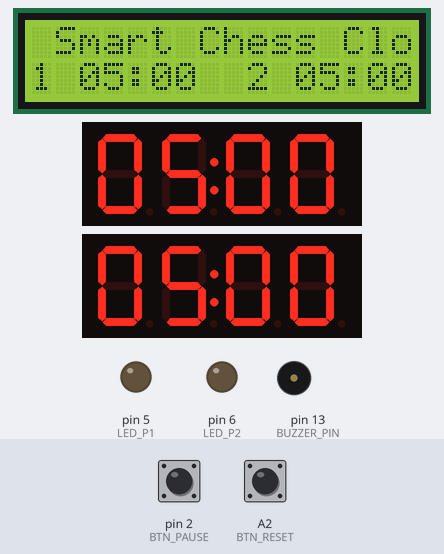
Simulated run of this sketch. Board: Arduino Uno, built with avr-gcc and run on an emulated ATmega328P. On the bench: 16×2 character LCD, 2 × 4-digit seven-segment display, output pins drawn as LEDs (lit = HIGH), buzzer (waves = sounding). The test bench sets the inputs (shaded band); at power-on: pin 2 (BTN_PAUSE) LOW, A2 (BTN_RESET) LOW.

Above: at 1.3 s.
1.4 s: pin 2 (BTN_PAUSE) pulled HIGH for 0.15 s
At 2.2 s:
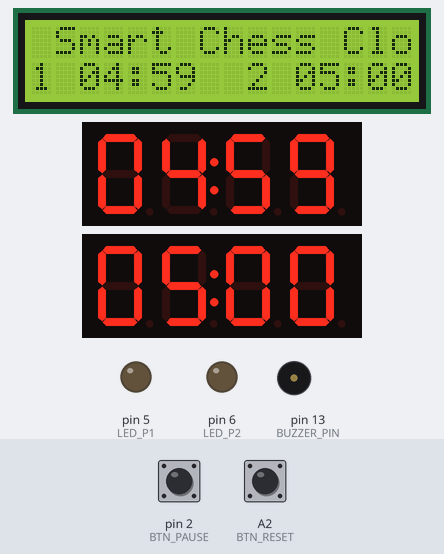
3.0 s: A2 (BTN_RESET) pulled HIGH for 0.15 s
At 3.14 s:
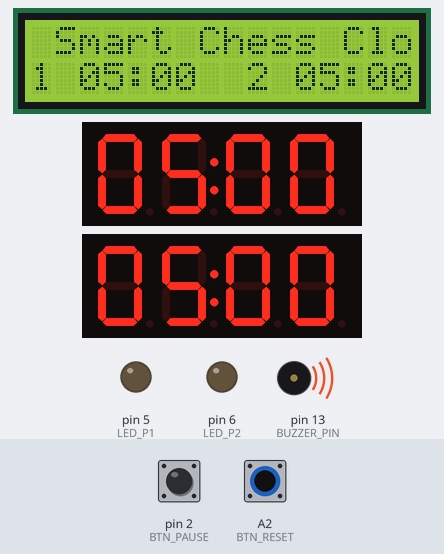
4.6 s: pin 2 (BTN_PAUSE) pulled HIGH for 1 s
At 7.4 s:
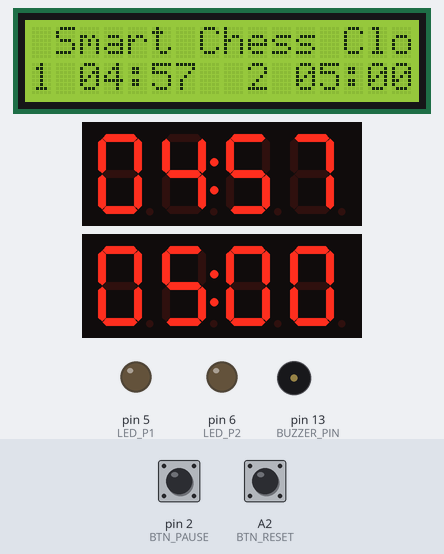
8.0 s: A2 (BTN_RESET) pulled HIGH for 1 s
At 9.7 s:
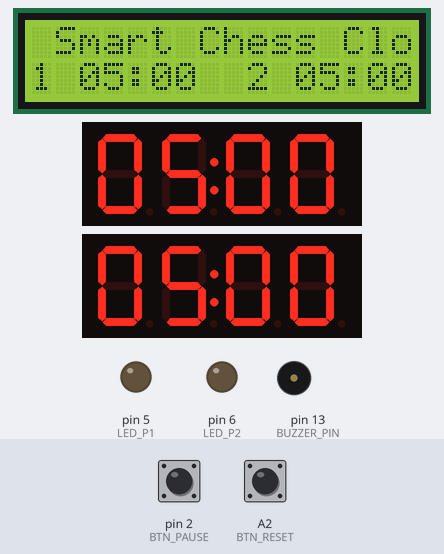
10.5 s: A2 (BTN_RESET) pulled HIGH for 3.2 s
At 11.9 s:
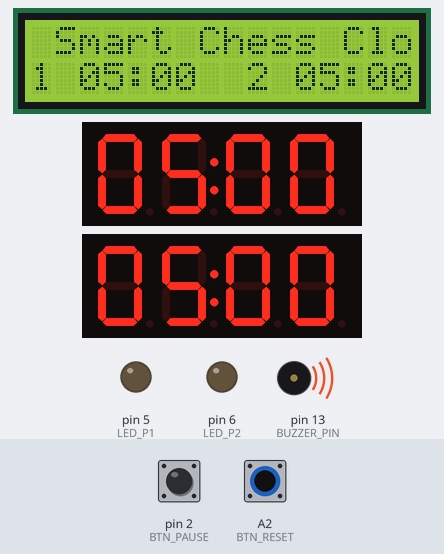
Timing chart, 0 to 15.3 s (numbered marks = the images above; inputs shaded):
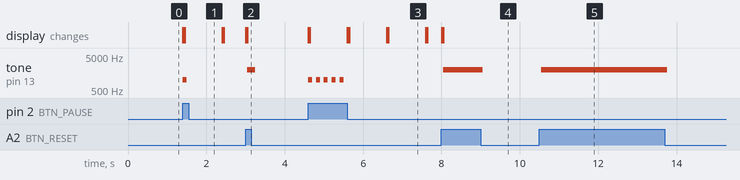

The sketch:

arduino2.ino
```cpp
#include <Wire.h>               // I2C communication
#include <TM1637Display.h>      // TM1637 4-digit 7-segment display library
#include <LiquidCrystal.h>      // HD44780 LCD library

// ------------------------
// Pin Definitions
// ------------------------
const uint8_t LED_P1     = 5;   // Player 1 turn indicator LED (cathode pin)
const uint8_t LED_P2     = 6;   // Player 2 turn indicator LED (cathode pin)

const uint8_t CLK1       = 3;   // TM1637 display #1 clock pin
const uint8_t DIO1       = 4;   // TM1637 display #1 data pin
const uint8_t CLK2       = A0;  // TM1637 display #2 clock pin (using analog pin as digital)
const uint8_t DIO2       = A1;  // TM1637 display #2 data pin

// LCD in 4-bit mode: (RS, E, D4, D5, D6, D7)
LiquidCrystal lcd(7, 8, 9, 10, 11, 12);

const uint8_t BUZZER_PIN = 13;  // Passive buzzer pin

// Manual control buttons (external 10K pull-downs required)
const uint8_t BTN_PAUSE  = 2;   // Pause/resume toggle button
const uint8_t BTN_RESET  = A2;  // Reset timer button (using analog pin as digital)

// ------------------------
// Display & LCD Objects
// ------------------------
TM1637Display display1(CLK1, DIO1);
TM1637Display display2(CLK2, DIO2);

// ------------------------
// Timer Configuration
// ------------------------
const unsigned long INITIAL_TIME = 5 * 60;  // Each clock starts at 5:00 (minutes * seconds)
volatile unsigned long time1 = INITIAL_TIME;  // Remaining seconds for Player 1
volatile unsigned long time2 = INITIAL_TIME;  // Remaining seconds for Player 2

// ------------------------
// State Variables
// ------------------------
volatile uint8_t  activePlayer = 1;  // Whose clock is ticking (1 or 2)
volatile bool     paused       = true;  // Whether countdown is paused
unsigned long     lastTick     = 0;     // Last timestamp when timer decremented
unsigned long     lastButton   = 0;     // Debounce timestamp for buttons

// ------------------------
// Function Prototypes
// ------------------------
void receiveEvent(int);         // I2C receive handler
void decrementTimer();          // Subtract one second from active clock
void updateDisplays();          // Refresh 7-segment and LCD output

void setup() {
  // --- I2C: receive turn-change commands from Arduino #3 at address 2 ---
  Wire.begin(2);
  Wire.onReceive(receiveEvent);

  // --- LEDs: setup turn indicators ---
  pinMode(LED_P1, OUTPUT);
  pinMode(LED_P2, OUTPUT);
  digitalWrite(LED_P1, LOW);
  digitalWrite(LED_P2, LOW);

  // --- Buzzer: initialize to off ---
  pinMode(BUZZER_PIN, OUTPUT);
  digitalWrite(BUZZER_PIN, LOW);

  // --- Buttons: inputs (external pull-downs) ---
  pinMode(BTN_PAUSE, INPUT);
  pinMode(BTN_RESET, INPUT);

  // --- 7-segment displays: full brightness ---
  display1.setBrightness(0x0f);
  display2.setBrightness(0x0f);

  // --- LCD: 16×2 initialization ---
  lcd.begin(16, 2);
  lcd.clear();
  lcd.setCursor(0, 0);
  lcd.print(" Smart Chess Clock");

  // --- Initial display update ---
  updateDisplays();
}

void loop() {
  unsigned long now = millis();

  // --- Pause/resume toggle ---
  if (digitalRead(BTN_PAUSE) == HIGH && now - lastButton > 200) {
    paused = !paused;
    lastButton = now;
    tone(BUZZER_PIN, 1000, 100);  // beep to confirm
  }

  // --- Reset both clocks ---
  if (digitalRead(BTN_RESET) == HIGH && now - lastButton > 200) {
    noInterrupts();
      time1 = time2 = INITIAL_TIME;
      activePlayer = 1;
      paused = true;
    interrupts();
    updateDisplays();
    tone(BUZZER_PIN, 2000, 200);  // longer beep on reset
    lastButton = now;
  }

  // --- Countdown logic: decrement once per second when running ---
  if (!paused && (now - lastTick >= 1000)) {
    lastTick = now;
    decrementTimer();
    updateDisplays();
  }
}

// -----------------------------------------------------------------
// I2C Receive Handler: called when Arduino #3 sends '1' or '2'
// -----------------------------------------------------------------
void receiveEvent(int) {
  char cmd = Wire.read();
  if (cmd == '1') {
    activePlayer = 1;            // Player 1's turn
    paused = false;              // start countdown
    digitalWrite(LED_P1, HIGH);  // light P1 LED
    digitalWrite(LED_P2, LOW);   // turn off P2 LED
    tone(BUZZER_PIN, 1500, 50);  // quick beep
  }
  else if (cmd == '2') {
    activePlayer = 2;            // Player 2's turn
    paused = false;
    digitalWrite(LED_P1, LOW);
    digitalWrite(LED_P2, HIGH);
    tone(BUZZER_PIN, 1500, 50);
  }
}

// -----------------------------------------------------------------
// Subtract one second from the active player's timer
// -----------------------------------------------------------------
void decrementTimer() {
  noInterrupts();
    if (activePlayer == 1 && time1 > 0) {
      --time1;
      if (time1 == 10) tone(BUZZER_PIN, 2000, 500);  // warning beeps at 10s
    }
    else if (activePlayer == 2 && time2 > 0) {
      --time2;
      if (time2 == 10) tone(BUZZER_PIN, 2000, 500);
    }
  interrupts();
}

// -----------------------------------------------------------------
// Refresh both 7-segment displays and update the bottom line of LCD
// -----------------------------------------------------------------
void updateDisplays() {
  // Format MMSS for display1 (Player 1)
  uint8_t m1 = time1 / 60;
  uint8_t s1 = time1 % 60;
  int val1   = m1 * 100 + s1;
  display1.showNumberDecEx(val1, 0b01000000, true); // colon on

  // Format MMSS for display2 (Player 2)
  uint8_t m2 = time2 / 60;
  uint8_t s2 = time2 % 60;
  int val2   = m2 * 100 + s2;
  display2.showNumberDecEx(val2, 0b01000000, true);

  // Update LCD second row: "1 MM:SS  2 MM:SS"
  char buf[17];
  snprintf(buf, sizeof(buf), "1 %02u:%02u  2 %02u:%02u", m1, s1, m2, s2);
  lcd.setCursor(0, 1);
  lcd.print(buf);
}
```

Measured:
- after the input at 1.4 s, tone on pin 13 (BUZZER_PIN): silent → 1000 Hz at once, → silent 0.10 s later; the display: first changes at once (image 1 shows a later state)
- after the input at 3.0 s, tone on pin 13 (BUZZER_PIN): silent → 2000 Hz at once, → silent 0.20 s later
- after the input at 4.6 s, tone on pin 13 (BUZZER_PIN): alternates 1000 Hz for 0.10 s and silent for 0.10 s, 10 changes in all, then stays silent, starting at once; the display: first changes at once (image 3 shows a later state)
- after the input at 8.0 s, tone on pin 13 (BUZZER_PIN): silent → 2000 Hz at once, → silent 1.0 s later
- after the input at 10.5 s, tone on pin 13 (BUZZER_PIN): silent → 2000 Hz at once, → silent 3.2 s later
- what the display in image 3 shows lasts 1.0 s, from 6.6 s to 7.6 s
